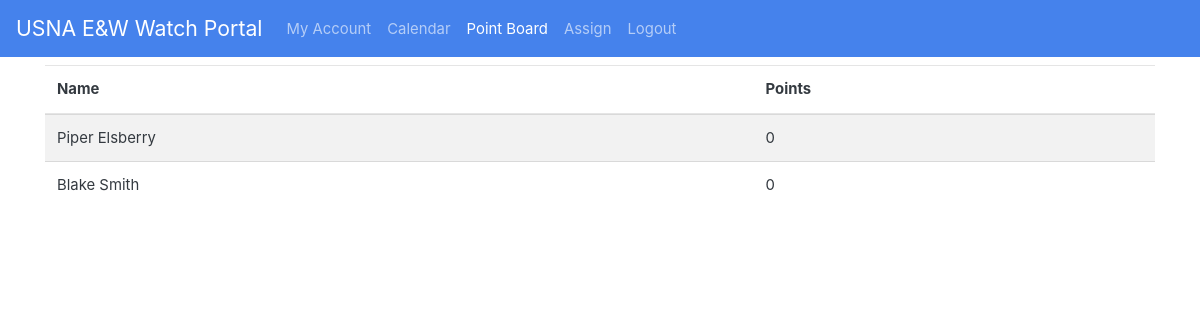
The app's page /points (signed in), older data.
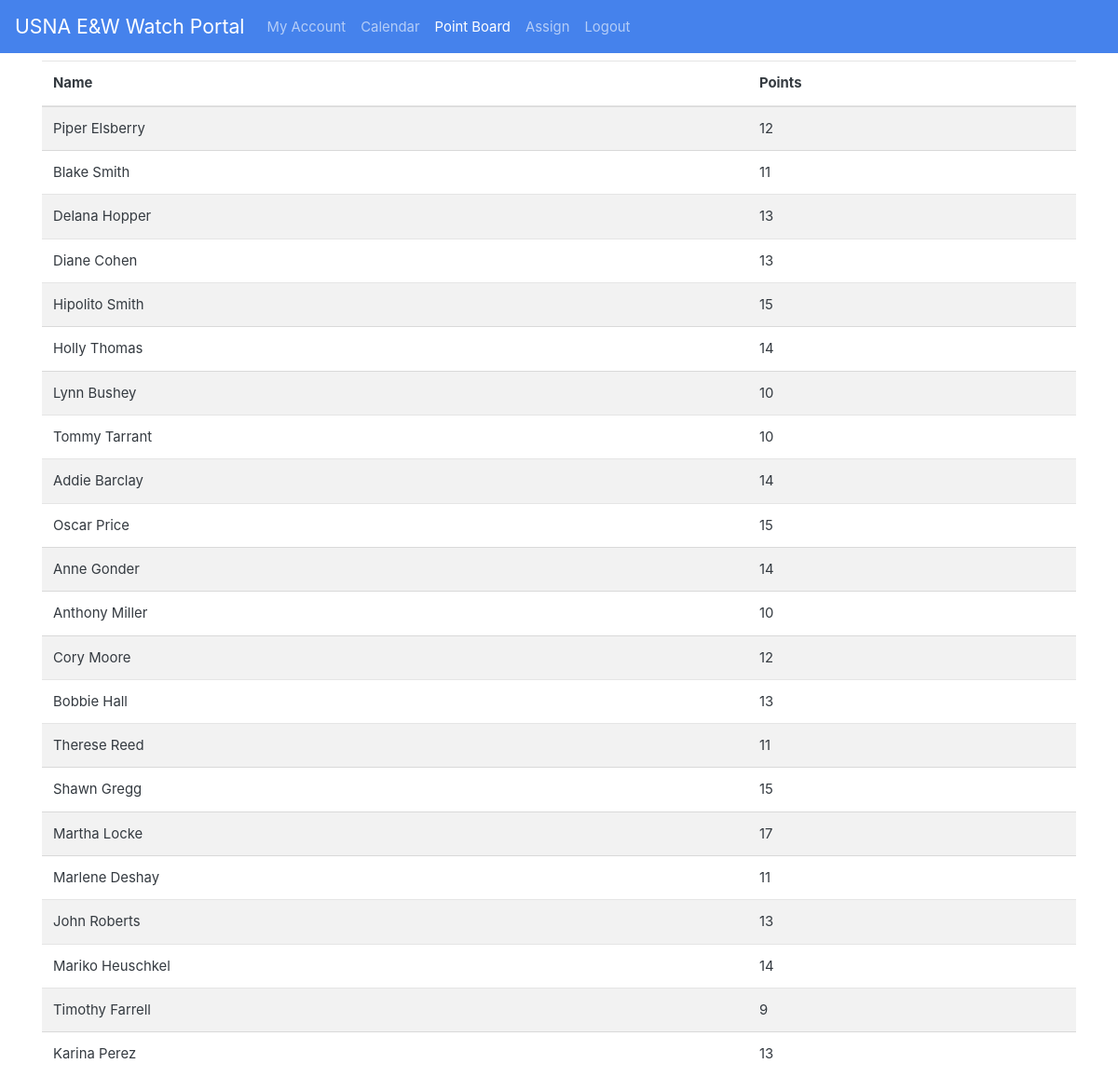
The same page, newer data.
### app.py (models this page shows, shortened)
class User(UserMixin, db.Model):
    __tablename__ = 'Users'
    id = db.Column(db.Integer, primary_key=True)
    active = db.Column(db.Boolean, default=True)
    first = db.Column(db.String(128))
    last = db.Column(db.String(128))
    email = db.Column(db.String(64), index=True, unique=True)
    password_hash = db.Column(db.String(128))
    created = db.Column(db.DateTime, index=False,
                        unique=False, default=date.today())
    phone = db.Column(db.Integer)
    qualified = db.Column(db.Boolean, index=True, unique=False, default=False)
    data = db.Column(db.String(32768), index=False, unique=False)
    points = db.Column(db.Integer, index=True, unique=False, default=0)
    department = db.Column(db.String(128))
    def __repr__(self):
        return f"{self.first} {self.last}"

### app.py (the view)
@app.route('/points', methods=["GET"])
@login_required
def points():
    return render_template('points.html', users=User.query.all())

### app.py (called while the page is built)
@login.user_loader
def load_user(id=1):
    return User.query.get(int(id))

### templates/points.html
{%extends "base.html"%}
{%block content%}
<div class="container">
<table class="table table-striped table-hover">
    <thead>
        <tr>
            <th scope="col">Name</th>
            <th scope="col">Points</th>
        </tr>
    </thead>
<tbody>
    {%for u in users%}
    <tr>
        <td>{{u}}</td>
        <td>{{u.points}}</td>
    </tr>
    {%endfor%}
</tbody>
</table>
</div>
{%endblock%}

### templates/base.html (shortened to what this page needs)
<!DOCTYPE html>
<html lang="en">
<head>
    <link rel="stylesheet" href="/static/bootstrap.min.css">
    <link rel="stylesheet" href="/static/style.css">
</head>
<body>
    <nav class="navbar navbar-expand-md navbar-dark bg-primary">
        <a class="navbar-brand" href="/">USNA E&W Watch Portal</a>
        <div class="collapse navbar-collapse" id="navbarNav">
            <ul class="navbar-nav">
                <li class="nav-item {%if request.path == '/profile'%}active{%endif%}"">
                    <a class=" nav-link" href="/profile">My Account</a>
                </li>
                <li class="nav-item {%if request.path == '/jets'%}active{%endif%}"">
                    <a class=" nav-link" href="/calendar">Calendar</a>
                </li>
                <li class="nav-item {%if request.path == '/points'%}active{%endif%}"">
                    <a class=" nav-link" href="/points">Point Board</a>
                </li>
                <li class="nav-item {%if request.path == '/assign'%}active{%endif%}"">
                    <a class=" nav-link" href="/assign">Assign</a>
                </li>
                {%if current_user.is_anonymous%}
                <li class="nav-item {%if request.path == '/logout'%}active{%endif%}"">
                    <a class=" nav-link" href="/login">Login</a>
                </li>
                {%else%}
                <li class="nav-item {%if request.path == '/logout'%}active{%endif%}"">
                    <a class=" nav-link" href="/logout">Logout</a>
                </li>
                {%endif%}
            </ul>
        </div>
    </nav>
    <div class="mt-2 container-fluid">
        {% block content %}
        {% endblock %}
    </div>
</body>
</html>

Row changes from the older to the newer data that the page shows:
changed User "Piper Elsberry": points "0" → "12"
changed User "Blake Smith": points "0" → "11"
added User: first+last "Delana Hopper", points "13"
added User: first+last "Diane Cohen", points "13"
added User: first+last "Hipolito Smith", points "15"
added User: first+last "Holly Thomas", points "14"
added User: first+last "Lynn Bushey", points "10"
added User: first+last "Tommy Tarrant", points "10"
added User: first+last "Addie Barclay", points "14"
added User: first+last "Oscar Price", points "15"
added User: first+last "Anne Gonder", points "14"
added User: first+last "Anthony Miller", points "10"
added User: first+last "Cory Moore", points "12"
added User: first+last "Bobbie Hall", points "13"
added User: first+last "Therese Reed", points "11"
added User: first+last "Shawn Gregg", points "15"
added User: first+last "Martha Locke", points "17"
added User: first+last "Marlene Deshay", points "11"
added User: first+last "John Roberts", points "13"
added User: first+last "Mariko Heuschkel", points "14"
added User: first+last "Timothy Farrell", points "9"
added User: first+last "Karina Perez", points "13"
